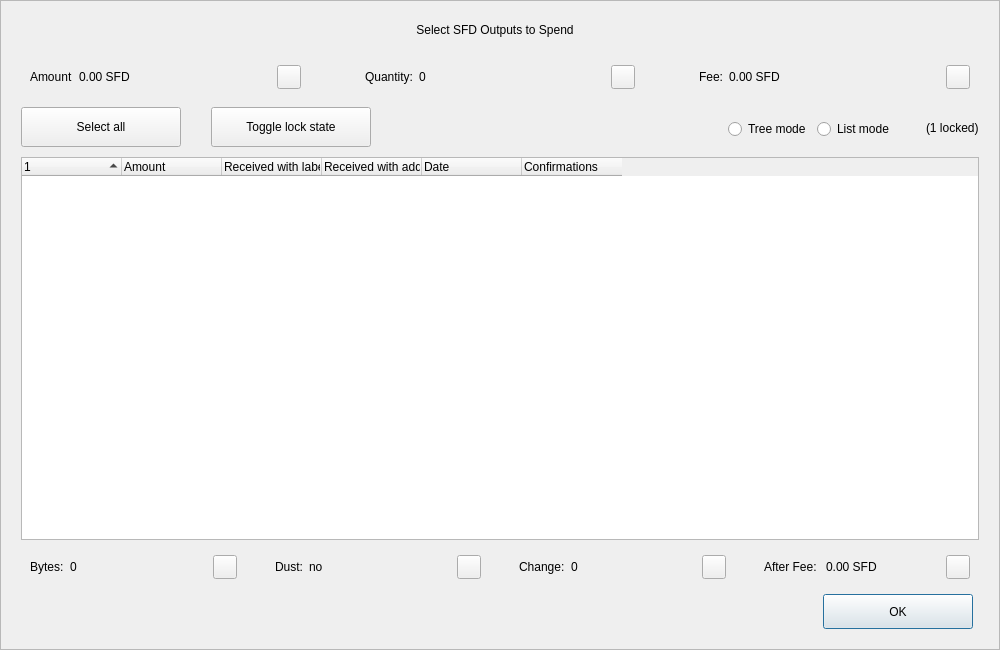
<?xml version="1.0" encoding="UTF-8"?>
<ui version="4.0">
 <class>CoinControlDialog</class>
 <widget class="QDialog" name="CoinControlDialog">
  <property name="geometry">
   <rect>
    <x>0</x>
    <y>0</y>
    <width>1000</width>
    <height>650</height>
   </rect>
  </property>
  <property name="minimumSize">
   <size>
    <width>950</width>
    <height>650</height>
   </size>
  </property>
  <property name="windowTitle">
   <string>Coin Selection</string>
  </property>
  <property name="styleSheet">
   <string notr="true"/>
  </property>
  <layout class="QVBoxLayout" name="verticalLayout">
   <property name="spacing">
    <number>0</number>
   </property>
   <property name="leftMargin">
    <number>0</number>
   </property>
   <property name="topMargin">
    <number>0</number>
   </property>
   <property name="rightMargin">
    <number>0</number>
   </property>
   <property name="bottomMargin">
    <number>0</number>
   </property>
   <item>
    <widget class="QFrame" name="frameContainer">
     <property name="toolTipDuration">
      <number>0</number>
     </property>
     <property name="frameShape">
      <enum>QFrame::StyledPanel</enum>
     </property>
     <property name="frameShadow">
      <enum>QFrame::Raised</enum>
     </property>
     <layout class="QVBoxLayout" name="verticalLayout_2">
      <property name="leftMargin">
       <number>0</number>
      </property>
      <property name="rightMargin">
       <number>0</number>
      </property>
      <property name="bottomMargin">
       <number>20</number>
      </property>
      <item>
       <layout class="QHBoxLayout" name="horizontalLayout_12">
        <property name="spacing">
         <number>0</number>
        </property>
        <property name="leftMargin">
         <number>20</number>
        </property>
        <property name="rightMargin">
         <number>30</number>
        </property>
        <item>
         <spacer name="horizontalSpacer_4">
          <property name="orientation">
           <enum>Qt::Horizontal</enum>
          </property>
          <property name="sizeHint" stdset="0">
           <size>
            <width>40</width>
            <height>20</height>
           </size>
          </property>
         </spacer>
        </item>
        <item>
         <widget class="QLabel" name="labelTitle">
          <property name="minimumSize">
           <size>
            <width>0</width>
            <height>40</height>
           </size>
          </property>
          <property name="maximumSize">
           <size>
            <width>16777215</width>
            <height>40</height>
           </size>
          </property>
          <property name="text">
           <string>Select SFD Outputs to Spend</string>
          </property>
          <property name="alignment">
           <set>Qt::AlignCenter</set>
          </property>
          <property name="margin">
           <number>7</number>
          </property>
         </widget>
        </item>
        <item>
         <spacer name="horizontalSpacer_5">
          <property name="orientation">
           <enum>Qt::Horizontal</enum>
          </property>
          <property name="sizeHint" stdset="0">
           <size>
            <width>40</width>
            <height>20</height>
           </size>
          </property>
         </spacer>
        </item>
       </layout>
      </item>
      <item>
       <layout class="QHBoxLayout" name="horizontalLayout_8">
        <property name="leftMargin">
         <number>20</number>
        </property>
        <property name="rightMargin">
         <number>20</number>
        </property>
        <item>
         <widget class="QWidget" name="layoutAmount" native="true">
          <layout class="QHBoxLayout" name="horizontalLayout_9" stretch="0,1,0">
           <item>
            <widget class="QLabel" name="labelCoinControlAmountText">
             <property name="text">
              <string>Amount</string>
             </property>
            </widget>
           </item>
           <item>
            <widget class="QLabel" name="labelCoinControlAmount">
             <property name="text">
              <string>0.00 SFD</string>
             </property>
            </widget>
           </item>
           <item alignment="Qt::AlignHCenter|Qt::AlignVCenter">
            <widget class="QPushButton" name="pushButtonAmount">
             <property name="minimumSize">
              <size>
               <width>0</width>
               <height>24</height>
              </size>
             </property>
             <property name="maximumSize">
              <size>
               <width>24</width>
               <height>26</height>
              </size>
             </property>
             <property name="focusPolicy">
              <enum>Qt::NoFocus</enum>
             </property>
             <property name="styleSheet">
              <string notr="true">padding-bottom:2px;
padding-right:4px;</string>
             </property>
             <property name="text">
              <string/>
             </property>
            </widget>
           </item>
          </layout>
         </widget>
        </item>
        <item>
         <spacer name="horizontalSpacer_2">
          <property name="orientation">
           <enum>Qt::Horizontal</enum>
          </property>
          <property name="sizeType">
           <enum>QSizePolicy::Fixed</enum>
          </property>
          <property name="sizeHint" stdset="0">
           <size>
            <width>40</width>
            <height>20</height>
           </size>
          </property>
         </spacer>
        </item>
        <item>
         <widget class="QWidget" name="layoutQuantity" native="true">
          <layout class="QHBoxLayout" name="horizontalLayout_10" stretch="0,1,0">
           <item>
            <widget class="QLabel" name="labelCoinControlQuantityText">
             <property name="text">
              <string>Quantity:</string>
             </property>
            </widget>
           </item>
           <item>
            <widget class="QLabel" name="labelCoinControlQuantity">
             <property name="text">
              <string>0</string>
             </property>
            </widget>
           </item>
           <item alignment="Qt::AlignHCenter|Qt::AlignVCenter">
            <widget class="QPushButton" name="pushButtonQuantity">
             <property name="minimumSize">
              <size>
               <width>0</width>
               <height>24</height>
              </size>
             </property>
             <property name="maximumSize">
              <size>
               <width>24</width>
               <height>26</height>
              </size>
             </property>
             <property name="focusPolicy">
              <enum>Qt::NoFocus</enum>
             </property>
             <property name="styleSheet">
              <string notr="true">padding-bottom:2px;
               padding-right:4px;</string>
             </property>
             <property name="text">
              <string/>
             </property>
            </widget>
           </item>
          </layout>
         </widget>
        </item>
        <item>
         <spacer name="horizontalSpacer_22">
          <property name="orientation">
           <enum>Qt::Horizontal</enum>
          </property>
          <property name="sizeType">
           <enum>QSizePolicy::Fixed</enum>
          </property>
          <property name="sizeHint" stdset="0">
           <size>
            <width>40</width>
            <height>20</height>
           </size>
          </property>
         </spacer>
        </item>
        <item>
         <widget class="QWidget" name="layoutFee" native="true">
          <layout class="QHBoxLayout" name="horizontalLayout_11" stretch="0,1,0">
           <item>
            <widget class="QLabel" name="labelCoinControlFeeText">
             <property name="text">
              <string>Fee:</string>
             </property>
            </widget>
           </item>
           <item>
            <widget class="QLabel" name="labelCoinControlFee">
             <property name="text">
              <string>0.00 SFD</string>
             </property>
            </widget>
           </item>
           <item alignment="Qt::AlignHCenter|Qt::AlignVCenter">
            <widget class="QPushButton" name="pushButtonFee">
             <property name="minimumSize">
              <size>
               <width>0</width>
               <height>24</height>
              </size>
             </property>
             <property name="maximumSize">
              <size>
               <width>24</width>
               <height>26</height>
              </size>
             </property>
             <property name="focusPolicy">
              <enum>Qt::NoFocus</enum>
             </property>
             <property name="styleSheet">
              <string notr="true">padding-bottom:2px;
               padding-right:4px;</string>
             </property>
             <property name="text">
              <string/>
             </property>
            </widget>
           </item>
          </layout>
         </widget>
        </item>
       </layout>
      </item>
      <item>
       <widget class="QFrame" name="frame">
        <property name="minimumSize">
         <size>
          <width>0</width>
          <height>40</height>
         </size>
        </property>
        <property name="styleSheet">
         <string notr="true">#frame {
	border:0;
}</string>
        </property>
        <property name="frameShape">
         <enum>QFrame::StyledPanel</enum>
        </property>
        <property name="frameShadow">
         <enum>QFrame::Sunken</enum>
        </property>
        <layout class="QHBoxLayout" name="horizontalLayout">
         <property name="spacing">
          <number>0</number>
         </property>
         <property name="leftMargin">
          <number>20</number>
         </property>
         <property name="topMargin">
          <number>0</number>
         </property>
         <property name="rightMargin">
          <number>20</number>
         </property>
         <property name="bottomMargin">
          <number>0</number>
         </property>
         <item>
          <layout class="QHBoxLayout" name="horizontalLayoutPanel" stretch="0,0,0,0,0,0">
           <property name="spacing">
            <number>20</number>
           </property>
           <item>
            <widget class="QPushButton" name="pushButtonSelectAll">
             <property name="sizePolicy">
              <sizepolicy hsizetype="Maximum" vsizetype="Fixed">
               <horstretch>0</horstretch>
               <verstretch>0</verstretch>
              </sizepolicy>
             </property>
             <property name="minimumSize">
              <size>
               <width>160</width>
               <height>40</height>
              </size>
             </property>
             <property name="maximumSize">
              <size>
               <width>16777215</width>
               <height>40</height>
              </size>
             </property>
             <property name="text">
              <string>Select all</string>
             </property>
             <property name="checkable">
              <bool>true</bool>
             </property>
             <property name="checked">
              <bool>false</bool>
             </property>
             <property name="autoExclusive">
              <bool>false</bool>
             </property>
             <property name="autoDefault">
              <bool>false</bool>
             </property>
            </widget>
           </item>
           <item>
            <spacer name="horizontalSpacer_6">
             <property name="orientation">
              <enum>Qt::Horizontal</enum>
             </property>
             <property name="sizeType">
              <enum>QSizePolicy::Fixed</enum>
             </property>
             <property name="sizeHint" stdset="0">
              <size>
               <width>10</width>
               <height>20</height>
              </size>
             </property>
            </spacer>
           </item>
           <item>
            <widget class="QPushButton" name="pushButtonToggleLock">
             <property name="sizePolicy">
              <sizepolicy hsizetype="Maximum" vsizetype="Fixed">
               <horstretch>0</horstretch>
               <verstretch>0</verstretch>
              </sizepolicy>
             </property>
             <property name="minimumSize">
              <size>
               <width>160</width>
               <height>40</height>
              </size>
             </property>
             <property name="maximumSize">
              <size>
               <width>16777215</width>
               <height>40</height>
              </size>
             </property>
             <property name="text">
              <string>Toggle lock state</string>
             </property>
             <property name="checkable">
              <bool>true</bool>
             </property>
             <property name="autoExclusive">
              <bool>false</bool>
             </property>
             <property name="autoDefault">
              <bool>false</bool>
             </property>
            </widget>
           </item>
           <item>
            <spacer name="horizontalSpacer_7">
             <property name="orientation">
              <enum>Qt::Horizontal</enum>
             </property>
             <property name="sizeType">
              <enum>QSizePolicy::Expanding</enum>
             </property>
             <property name="sizeHint" stdset="0">
              <size>
               <width>30</width>
               <height>20</height>
              </size>
             </property>
            </spacer>
           </item>
           <item alignment="Qt::AlignRight">
            <widget class="QGroupBox" name="groupBox_2">
             <property name="styleSheet">
              <string notr="true">#groupBox_2 {
    background-color:transparent;
    border-radius:0;
}</string>
             </property>
             <property name="title">
              <string/>
             </property>
             <layout class="QHBoxLayout" name="horizontalLayout_14">
              <item>
               <widget class="QRadioButton" name="radioTreeMode">
                <property name="sizePolicy">
                 <sizepolicy hsizetype="Maximum" vsizetype="Fixed">
                  <horstretch>0</horstretch>
                  <verstretch>0</verstretch>
                 </sizepolicy>
                </property>
                <property name="text">
                 <string>Tree mode</string>
                </property>
               </widget>
              </item>
              <item>
               <widget class="QRadioButton" name="radioListMode">
                <property name="sizePolicy">
                 <sizepolicy hsizetype="Maximum" vsizetype="Fixed">
                  <horstretch>0</horstretch>
                  <verstretch>0</verstretch>
                 </sizepolicy>
                </property>
                <property name="text">
                 <string>List mode</string>
                </property>
                <property name="checked">
                 <bool>false</bool>
                </property>
               </widget>
              </item>
             </layout>
            </widget>
           </item>
           <item>
            <widget class="QLabel" name="labelLocked">
             <property name="text">
              <string>(1 locked)</string>
             </property>
            </widget>
           </item>
          </layout>
         </item>
        </layout>
       </widget>
      </item>
      <item>
       <layout class="QHBoxLayout" name="horizontalLayout_13">
        <property name="leftMargin">
         <number>20</number>
        </property>
        <property name="rightMargin">
         <number>20</number>
        </property>
        <item>
         <widget class="CoinControlTreeWidget" name="treeWidget">
          <property name="contextMenuPolicy">
           <enum>Qt::CustomContextMenu</enum>
          </property>
          <property name="styleSheet">
           <string notr="true"/>
          </property>
          <property name="sortingEnabled">
           <bool>false</bool>
          </property>
          <property name="columnCount">
           <number>6</number>
          </property>
          <attribute name="headerShowSortIndicator" stdset="0">
           <bool>true</bool>
          </attribute>
          <attribute name="headerStretchLastSection">
           <bool>false</bool>
          </attribute>
          <column>
           <property name="text">
            <string/>
           </property>
          </column>
          <column>
           <property name="text">
            <string>Amount</string>
           </property>
          </column>
          <column>
           <property name="text">
            <string>Received with label</string>
           </property>
          </column>
          <column>
           <property name="text">
            <string>Received with address</string>
           </property>
          </column>
          <column>
           <property name="text">
            <string>Date</string>
           </property>
          </column>
          <column>
           <property name="text">
            <string>Confirmations</string>
           </property>
           <property name="toolTip">
            <string>Confirmed</string>
           </property>
          </column>
         </widget>
        </item>
       </layout>
      </item>
      <item>
       <layout class="QHBoxLayout" name="horizontalLayout_3">
        <property name="spacing">
         <number>20</number>
        </property>
        <property name="leftMargin">
         <number>20</number>
        </property>
        <property name="rightMargin">
         <number>20</number>
        </property>
        <item>
         <widget class="QWidget" name="layoutBytes" native="true">
          <layout class="QHBoxLayout" name="horizontalLayout_4" stretch="0,1,0">
           <item>
            <widget class="QLabel" name="labelCoinControlBytesText">
             <property name="text">
              <string>Bytes:</string>
             </property>
            </widget>
           </item>
           <item>
            <widget class="QLabel" name="labelCoinControlBytes">
             <property name="text">
              <string>0</string>
             </property>
            </widget>
           </item>
           <item alignment="Qt::AlignHCenter|Qt::AlignVCenter">
            <widget class="QPushButton" name="pushButtonBytes">
             <property name="minimumSize">
              <size>
               <width>0</width>
               <height>24</height>
              </size>
             </property>
             <property name="maximumSize">
              <size>
               <width>24</width>
               <height>26</height>
              </size>
             </property>
             <property name="focusPolicy">
              <enum>Qt::NoFocus</enum>
             </property>
             <property name="styleSheet">
              <string notr="true">padding-bottom:2px;
               padding-right:4px;</string>
             </property>
             <property name="text">
              <string/>
             </property>
            </widget>
           </item>
          </layout>
         </widget>
        </item>
        <item>
         <widget class="QWidget" name="layoutDust" native="true">
          <layout class="QHBoxLayout" name="horizontalLayout_5" stretch="0,1,0">
           <item>
            <widget class="QLabel" name="labelCoinControlLowOutputText">
             <property name="text">
              <string>Dust:</string>
             </property>
            </widget>
           </item>
           <item>
            <widget class="QLabel" name="labelCoinControlLowOutput">
             <property name="text">
              <string>no</string>
             </property>
            </widget>
           </item>
           <item alignment="Qt::AlignHCenter|Qt::AlignVCenter">
            <widget class="QPushButton" name="pushButtonDust">
             <property name="minimumSize">
              <size>
               <width>0</width>
               <height>24</height>
              </size>
             </property>
             <property name="maximumSize">
              <size>
               <width>24</width>
               <height>26</height>
              </size>
             </property>
             <property name="focusPolicy">
              <enum>Qt::NoFocus</enum>
             </property>
             <property name="styleSheet">
              <string notr="true">padding-bottom:2px;
               padding-right:4px;</string>
             </property>
             <property name="text">
              <string/>
             </property>
            </widget>
           </item>
          </layout>
         </widget>
        </item>
        <item>
         <widget class="QWidget" name="layoutChange" native="true">
          <layout class="QHBoxLayout" name="horizontalLayout_6" stretch="0,1,0">
           <item>
            <widget class="QLabel" name="labelCoinControlChangeText">
             <property name="text">
              <string>Change:</string>
             </property>
            </widget>
           </item>
           <item>
            <widget class="QLabel" name="labelCoinControlChange">
             <property name="text">
              <string>0</string>
             </property>
            </widget>
           </item>
           <item alignment="Qt::AlignHCenter|Qt::AlignVCenter">
            <widget class="QPushButton" name="pushButtonChange">
             <property name="minimumSize">
              <size>
               <width>0</width>
               <height>24</height>
              </size>
             </property>
             <property name="maximumSize">
              <size>
               <width>24</width>
               <height>26</height>
              </size>
             </property>
             <property name="focusPolicy">
              <enum>Qt::NoFocus</enum>
             </property>
             <property name="styleSheet">
              <string notr="true">padding-bottom:2px;
               padding-right:4px;</string>
             </property>
             <property name="text">
              <string/>
             </property>
            </widget>
           </item>
          </layout>
         </widget>
        </item>
        <item>
         <widget class="QWidget" name="layoutAfter" native="true">
          <layout class="QHBoxLayout" name="horizontalLayout_7" stretch="0,1,0">
           <item>
            <widget class="QLabel" name="labelCoinControlAfterFeeText">
             <property name="text">
              <string>After Fee: </string>
             </property>
            </widget>
           </item>
           <item>
            <widget class="QLabel" name="labelCoinControlAfterFee">
             <property name="text">
              <string>0.00 SFD</string>
             </property>
            </widget>
           </item>
           <item alignment="Qt::AlignHCenter|Qt::AlignVCenter">
            <widget class="QPushButton" name="pushButtonAlterFee">
             <property name="minimumSize">
              <size>
               <width>0</width>
               <height>24</height>
              </size>
             </property>
             <property name="maximumSize">
              <size>
               <width>24</width>
               <height>26</height>
              </size>
             </property>
             <property name="focusPolicy">
              <enum>Qt::NoFocus</enum>
             </property>
             <property name="styleSheet">
              <string notr="true">padding-bottom:2px;
               padding-right:4px;</string>
             </property>
             <property name="text">
              <string/>
             </property>
            </widget>
           </item>
          </layout>
         </widget>
        </item>
       </layout>
      </item>
      <item>
       <layout class="QHBoxLayout" name="horizontalLayout_2">
        <property name="spacing">
         <number>0</number>
        </property>
        <property name="leftMargin">
         <number>20</number>
        </property>
        <property name="rightMargin">
         <number>26</number>
        </property>
        <item>
         <spacer name="horizontalSpacer_3">
          <property name="orientation">
           <enum>Qt::Horizontal</enum>
          </property>
          <property name="sizeHint" stdset="0">
           <size>
            <width>558</width>
            <height>20</height>
           </size>
          </property>
         </spacer>
        </item>
        <item>
         <widget class="QPushButton" name="pushButtonOk">
          <property name="minimumSize">
           <size>
            <width>150</width>
            <height>35</height>
           </size>
          </property>
          <property name="text">
           <string>OK</string>
          </property>
         </widget>
        </item>
       </layout>
      </item>
     </layout>
    </widget>
   </item>
  </layout>
 </widget>
 <customwidgets>
  <customwidget>
   <class>CoinControlTreeWidget</class>
   <extends>QTreeWidget</extends>
   <header>coincontroltreewidget.h</header>
  </customwidget>
 </customwidgets>
 <resources/>
 <connections/>
</ui>
